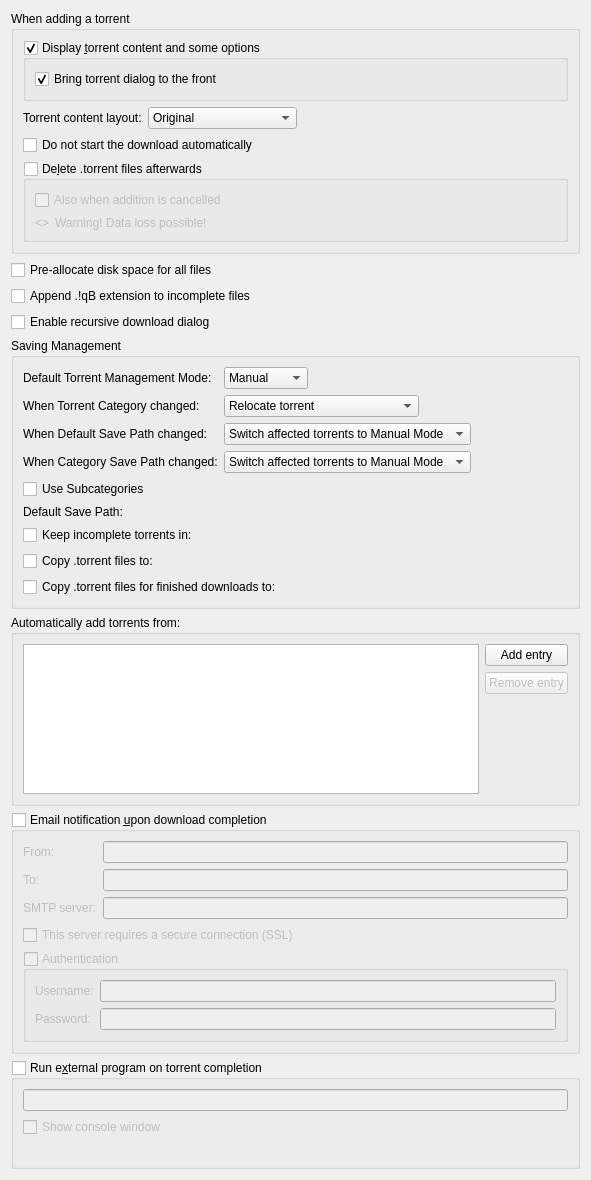
          <widget class="QWidget" name="scrollAreaWidgetContents_2">
           <property name="geometry">
            <rect>
             <x>0</x>
             <y>0</y>
             <width>591</width>
             <height>1138</height>
            </rect>
           </property>
           <layout class="QVBoxLayout" name="verticalLayout">
            <item>
             <widget class="QGroupBox" name="torrentAdditionBox">
              <property name="title">
               <string>When adding a torrent</string>
              </property>
              <layout class="QVBoxLayout" name="torrentAdditionBoxLayout">
               <item>
                <widget class="QGroupBox" name="checkAdditionDialog">
                 <property name="title">
                  <string>Display &amp;torrent content and some options</string>
                 </property>
                 <property name="checkable">
                  <bool>true</bool>
                 </property>
                 <layout class="QVBoxLayout" name="verticalLayout_18">
                  <item>
                   <widget class="QCheckBox" name="checkAdditionDialogFront">
                    <property name="text">
                     <string>Bring torrent dialog to the front</string>
                    </property>
                    <property name="checked">
                     <bool>true</bool>
                    </property>
                   </widget>
                  </item>
                 </layout>
                </widget>
               </item>
               <item>
                <layout class="QHBoxLayout" name="horizontalLayout_19">
                 <item>
                  <widget class="QLabel" name="contentLayoutLabel">
                   <property name="text">
                    <string>Torrent content layout:</string>
                   </property>
                  </widget>
                 </item>
                 <item>
                  <widget class="QComboBox" name="contentLayoutComboBox">
                   <property name="currentIndex">
                    <number>0</number>
                   </property>
                   <item>
                    <property name="text">
                     <string>Original</string>
                    </property>
                   </item>
                   <item>
                    <property name="text">
                     <string>Create subfolder</string>
                    </property>
                   </item>
                   <item>
                    <property name="text">
                     <string>Don't create subfolder</string>
                    </property>
                   </item>
                  </widget>
                 </item>
                 <item>
                  <spacer name="horizontalSpacer_20">
                   <property name="orientation">
                    <enum>Qt::Horizontal</enum>
                   </property>
                   <property name="sizeHint" stdset="0">
                    <size>
                     <width>40</width>
                     <height>20</height>
                    </size>
                   </property>
                  </spacer>
                 </item>
                </layout>
               </item>
               <item>
                <widget class="QCheckBox" name="checkStartPaused">
                 <property name="toolTip">
                  <string>The torrent will be added to download list in a paused state</string>
                 </property>
                 <property name="text">
                  <string extracomment="The torrent will be added to download list in a paused state">Do not start the download automatically</string>
                 </property>
                </widget>
               </item>
               <item>
                <widget class="QGroupBox" name="deleteTorrentBox">
                 <property name="toolTip">
                  <string>Should the .torrent file be deleted after adding it</string>
                 </property>
                 <property name="title">
                  <string>De&amp;lete .torrent files afterwards </string>
                 </property>
                 <property name="checkable">
                  <bool>true</bool>
                 </property>
                 <property name="checked">
                  <bool>false</bool>
                 </property>
                 <layout class="QVBoxLayout" name="deleteTorrentBoxLayout">
                  <item>
                   <widget class="QCheckBox" name="deleteCancelledTorrentBox">
                    <property name="toolTip">
                     <string>Also delete .torrent files whose addition was cancelled</string>
                    </property>
                    <property name="text">
                     <string>Also when addition is cancelled</string>
                    </property>
                   </widget>
                  </item>
                  <item>
                   <layout class="QHBoxLayout" name="deleteTorrentWarningLayout">
                    <item>
                     <widget class="QLabel" name="deleteTorrentWarningIcon">
                      <property name="sizePolicy">
                       <sizepolicy hsizetype="Fixed" vsizetype="Preferred">
                        <horstretch>0</horstretch>
                        <verstretch>0</verstretch>
                       </sizepolicy>
                      </property>
                      <property name="text">
                       <string notr="true">&lt;&gt;</string>
                      </property>
                     </widget>
                    </item>
                    <item>
                     <widget class="QLabel" name="deleteTorrentWarningLabel">
                      <property name="text">
                       <string>Warning! Data loss possible!</string>
                      </property>
                     </widget>
                    </item>
                   </layout>
                  </item>
                 </layout>
                </widget>
               </item>
              </layout>
             </widget>
            </item>
            <item>
             <widget class="QCheckBox" name="checkPreallocateAll">
              <property name="toolTip">
               <string>Allocate full file sizes on disk before starting downloads, to minimize fragmentation. Only useful for HDDs.</string>
              </property>
              <property name="text">
               <string>Pre-allocate disk space for all files</string>
              </property>
             </widget>
            </item>
            <item>
             <widget class="QCheckBox" name="checkAppendqB">
              <property name="text">
               <string>Append .!qB extension to incomplete files</string>
              </property>
             </widget>
            </item>
            <item>
             <widget class="QCheckBox" name="checkRecursiveDownload">
              <property name="toolTip">
               <string>When a torrent is downloaded, offer to add torrents from any .torrent files found inside it</string>
              </property>
              <property name="text">
               <string>Enable recursive download dialog</string>
              </property>
             </widget>
            </item>
            <item>
             <widget class="QGroupBox" name="groupSavingManagement">
              <property name="title">
               <string>Saving Management</string>
              </property>
              <layout class="QVBoxLayout" name="groupSavingManagementLayout">
               <item>
                <layout class="QGridLayout" name="gridLayout_3">
                 <item row="0" column="0">
                  <widget class="QLabel" name="label_40">
                   <property name="text">
                    <string>Default Torrent Management Mode:</string>
                   </property>
                  </widget>
                 </item>
                 <item row="0" column="1">
                  <layout class="QHBoxLayout" name="horizontalLayout_70">
                   <property name="spacing">
                    <number>10</number>
                   </property>
                   <item>
                    <widget class="QComboBox" name="comboSavingMode">
                     <property name="toolTip">
                      <string>Automatic: Various torrent properties (e.g. save path) will be decided by the associated category
Manual: Various torrent properties (e.g. save path) must be assigned manually</string>
                     </property>
                     <item>
                      <property name="text">
                       <string>Manual</string>
                      </property>
                     </item>
                     <item>
                      <property name="text">
                       <string>Automatic</string>
                      </property>
                     </item>
                    </widget>
                   </item>
                   <item>
                    <spacer name="horizontalSpacer_160">
                     <property name="orientation">
                      <enum>Qt::Horizontal</enum>
                     </property>
                     <property name="sizeHint" stdset="0">
                      <size>
                       <width>40</width>
                       <height>20</height>
                      </size>
                     </property>
                    </spacer>
                   </item>
                  </layout>
                 </item>
                 <item row="1" column="0">
                  <widget class="QLabel" name="labelTorrentCategoryChanged">
                   <property name="text">
                    <string>When Torrent Category changed:</string>
                   </property>
                  </widget>
                 </item>
                 <item row="1" column="1">
                  <layout class="QHBoxLayout" name="horizontalLayout_14">
                   <item>
                    <widget class="QComboBox" name="comboTorrentCategoryChanged">
                     <item>
                      <property name="text">
                       <string>Relocate torrent</string>
                      </property>
                     </item>
                     <item>
                      <property name="text">
                       <string>Switch torrent to Manual Mode</string>
                      </property>
                     </item>
                    </widget>
                   </item>
                   <item>
                    <spacer name="horizontalSpacer_17">
                     <property name="orientation">
                      <enum>Qt::Horizontal</enum>
                     </property>
                     <property name="sizeHint" stdset="0">
                      <size>
                       <width>40</width>
                       <height>20</height>
                      </size>
                     </property>
                    </spacer>
                   </item>
                  </layout>
                 </item>
                 <item row="2" column="0">
                  <widget class="QLabel" name="labelCategoryDefaultPathChanged">
                   <property name="text">
                    <string>When Default Save Path changed:</string>
                   </property>
                  </widget>
                 </item>
                 <item row="2" column="1">
                  <layout class="QHBoxLayout" name="horizontalLayout_15">
                   <item>
                    <widget class="QComboBox" name="comboCategoryDefaultPathChanged">
                     <property name="currentIndex">
                      <number>1</number>
                     </property>
                     <item>
                      <property name="text">
                       <string>Relocate affected torrents</string>
                      </property>
                     </item>
                     <item>
                      <property name="text">
                       <string>Switch affected torrents to Manual Mode</string>
                      </property>
                     </item>
                    </widget>
                   </item>
                   <item>
                    <spacer name="horizontalSpacer_18">
                     <property name="orientation">
                      <enum>Qt::Horizontal</enum>
                     </property>
                     <property name="sizeHint" stdset="0">
                      <size>
                       <width>40</width>
                       <height>20</height>
                      </size>
                     </property>
                    </spacer>
                   </item>
                  </layout>
                 </item>
                 <item row="3" column="0">
                  <widget class="QLabel" name="labelCategoryChanged">
                   <property name="text">
                    <string>When Category Save Path changed:</string>
                   </property>
                  </widget>
                 </item>
                 <item row="3" column="1">
                  <layout class="QHBoxLayout" name="horizontalLayout_17">
                   <item>
                    <widget class="QComboBox" name="comboCategoryChanged">
                     <property name="currentIndex">
                      <number>1</number>
                     </property>
                     <item>
                      <property name="text">
                       <string>Relocate affected torrents</string>
                      </property>
                     </item>
                     <item>
                      <property name="text">
                       <string>Switch affected torrents to Manual Mode</string>
                      </property>
                     </item>
                    </widget>
                   </item>
                   <item>
                    <spacer name="horizontalSpacer_19">
                     <property name="orientation">
                      <enum>Qt::Horizontal</enum>
                     </property>
                     <property name="sizeHint" stdset="0">
                      <size>
                       <width>40</width>
                       <height>20</height>
                      </size>
                     </property>
                    </spacer>
                   </item>
                  </layout>
                 </item>
                </layout>
               </item>
               <item>
                <widget class="QCheckBox" name="checkUseSubcategories">
                 <property name="text">
                  <string>Use Subcategories</string>
                 </property>
                </widget>
               </item>
               <item>
                <layout class="QGridLayout" name="gridLayout_4">
                 <item row="1" column="1">
                  <widget class="FileSystemPathLineEdit" name="textTempPath" native="true"/>
                 </item>
                 <item row="3" column="0">
                  <widget class="QCheckBox" name="checkExportDirFin">
                   <property name="text">
                    <string>Copy .torrent files for finished downloads to:</string>
                   </property>
                  </widget>
                 </item>
                 <item row="0" column="0">
                  <widget class="QLabel" name="labelSavePath">
                   <property name="text">
                    <string>Default Save Path:</string>
                   </property>
                  </widget>
                 </item>
                 <item row="2" column="0">
                  <widget class="QCheckBox" name="checkExportDir">
                   <property name="text">
                    <string>Copy .torrent files to:</string>
                   </property>
                  </widget>
                 </item>
                 <item row="1" column="0">
                  <widget class="QCheckBox" name="checkTempFolder">
                   <property name="text">
                    <string>Keep incomplete torrents in:</string>
                   </property>
                  </widget>
                 </item>
                 <item row="3" column="1">
                  <widget class="FileSystemPathLineEdit" name="textExportDirFin" native="true"/>
                 </item>
                 <item row="0" column="1">
                  <widget class="FileSystemPathLineEdit" name="textSavePath" native="true"/>
                 </item>
                 <item row="2" column="1">
                  <widget class="FileSystemPathLineEdit" name="textExportDir" native="true"/>
                 </item>
                </layout>
               </item>
              </layout>
             </widget>
            </item>
            <item>
             <widget class="QGroupBox" name="groupBox_2">
              <property name="title">
               <string>Automatically add torrents from:</string>
              </property>
              <layout class="QVBoxLayout" name="verticalLayout_38">
               <item>
                <layout class="QHBoxLayout" name="horizontalLayout_16">
                 <item>
                  <widget class="QTreeView" name="scanFoldersView">
                   <property name="sizePolicy">
                    <sizepolicy hsizetype="Expanding" vsizetype="Expanding">
                     <horstretch>0</horstretch>
                     <verstretch>1</verstretch>
                    </sizepolicy>
                   </property>
                   <property name="minimumSize">
                    <size>
                     <width>250</width>
                     <height>150</height>
                    </size>
                   </property>
                   <property name="editTriggers">
                    <set>QAbstractItemView::AllEditTriggers</set>
                   </property>
                   <property name="selectionMode">
                    <enum>QAbstractItemView::SingleSelection</enum>
                   </property>
                   <property name="selectionBehavior">
                    <enum>QAbstractItemView::SelectRows</enum>
                   </property>
                   <property name="textElideMode">
                    <enum>Qt::ElideNone</enum>
                   </property>
                   <property name="rootIsDecorated">
                    <bool>false</bool>
                   </property>
                   <attribute name="headerDefaultSectionSize">
                    <number>80</number>
                   </attribute>
                   <attribute name="headerStretchLastSection">
                    <bool>false</bool>
                   </attribute>
                  </widget>
                 </item>
                 <item>
                  <layout class="QVBoxLayout" name="verticalLayout_137">
                   <item>
                    <widget class="QPushButton" name="addScanFolderButton">
                     <property name="text">
                      <string>Add entry</string>
                     </property>
                    </widget>
                   </item>
                   <item>
                    <widget class="QPushButton" name="removeScanFolderButton">
                     <property name="enabled">
                      <bool>false</bool>
                     </property>
                     <property name="text">
                      <string>Remove entry</string>
                     </property>
                    </widget>
                   </item>
                   <item>
                    <spacer name="verticalSpacer_6">
                     <property name="orientation">
                      <enum>Qt::Vertical</enum>
                     </property>
                     <property name="sizeHint" stdset="0">
                      <size>
                       <width>20</width>
                       <height>40</height>
                      </size>
                     </property>
                    </spacer>
                   </item>
                  </layout>
                 </item>
                </layout>
               </item>
              </layout>
             </widget>
            </item>
            <item>
             <widget class="QGroupBox" name="groupMailNotification">
              <property name="title">
               <string>Email notification &amp;upon download completion</string>
              </property>
              <property name="checkable">
               <bool>true</bool>
              </property>
              <property name="checked">
               <bool>false</bool>
              </property>
              <layout class="QVBoxLayout" name="verticalLayout_171">
               <item>
                <layout class="QGridLayout" name="gridLayout_9">
                 <item row="1" column="1">
                  <widget class="QLineEdit" name="lineEditDestEmail"/>
                 </item>
                 <item row="1" column="0">
                  <widget class="QLabel" name="label_2">
                   <property name="toolTip">
                    <string>Receiver</string>
                   </property>
                   <property name="text">
                    <string comment="To receiver">To:</string>
                   </property>
                  </widget>
                 </item>
                 <item row="2" column="0">
                  <widget class="QLabel" name="label_3">
                   <property name="text">
                    <string>SMTP server:</string>
                   </property>
                  </widget>
                 </item>
                 <item row="2" column="1">
                  <widget class="QLineEdit" name="lineEditSmtpServer"/>
                 </item>
                 <item row="0" column="1">
                  <widget class="QLineEdit" name="senderEmailTxt"/>
                 </item>
                 <item row="0" column="0">
                  <widget class="QLabel" name="label_25">
                   <property name="toolTip">
                    <string>Sender</string>
                   </property>
                   <property name="text">
                    <string comment="From sender">From:</string>
                   </property>
                  </widget>
                 </item>
                </layout>
               </item>
               <item>
                <widget class="QCheckBox" name="checkSmtpSSL">
                 <property name="text">
                  <string>This server requires a secure connection (SSL)</string>
                 </property>
                </widget>
               </item>
               <item>
                <widget class="QGroupBox" name="groupMailNotifAuth">
                 <property name="title">
                  <string>Authentication</string>
                 </property>
                 <property name="checkable">
                  <bool>true</bool>
                 </property>
                 <property name="checked">
                  <bool>false</bool>
                 </property>
                 <layout class="QFormLayout" name="formLayout_2">
                  <item row="0" column="0">
                   <widget class="QLabel" name="label_7">
                    <property name="text">
                     <string>Username:</string>
                    </property>
                   </widget>
                  </item>
                  <item row="0" column="1">
                   <widget class="QLineEdit" name="mailNotifUsername"/>
                  </item>
                  <item row="1" column="0">
                   <widget class="QLabel" name="label_8">
                    <property name="text">
                     <string>Password:</string>
                    </property>
                   </widget>
                  </item>
                  <item row="1" column="1">
                   <widget class="QLineEdit" name="mailNotifPassword">
                    <property name="echoMode">
                     <enum>QLineEdit::Password</enum>
                    </property>
                   </widget>
                  </item>
                 </layout>
                </widget>
               </item>
              </layout>
             </widget>
            </item>
            <item>
             <widget class="QGroupBox" name="autoRunBox">
              <property name="title">
               <string>Run e&amp;xternal program on torrent completion</string>
              </property>
              <property name="checkable">
               <bool>true</bool>
              </property>
              <property name="checked">
               <bool>false</bool>
              </property>
              <layout class="QVBoxLayout" name="verticalLayout_19">
               <item>
                <widget class="QLineEdit" name="lineEditAutoRun"/>
               </item>
               <item>
                <widget class="QCheckBox" name="autoRunConsole">
                 <property name="text">
                  <string>Show console window</string>
                 </property>
                </widget>
               </item>
               <item>
                <widget class="QLabel" name="labelAutoRunParam">
                 <property name="wordWrap">
                  <bool>true</bool>
                 </property>
                </widget>
               </item>
              </layout>
             </widget>
            </item>
           </layout>
          </widget>
